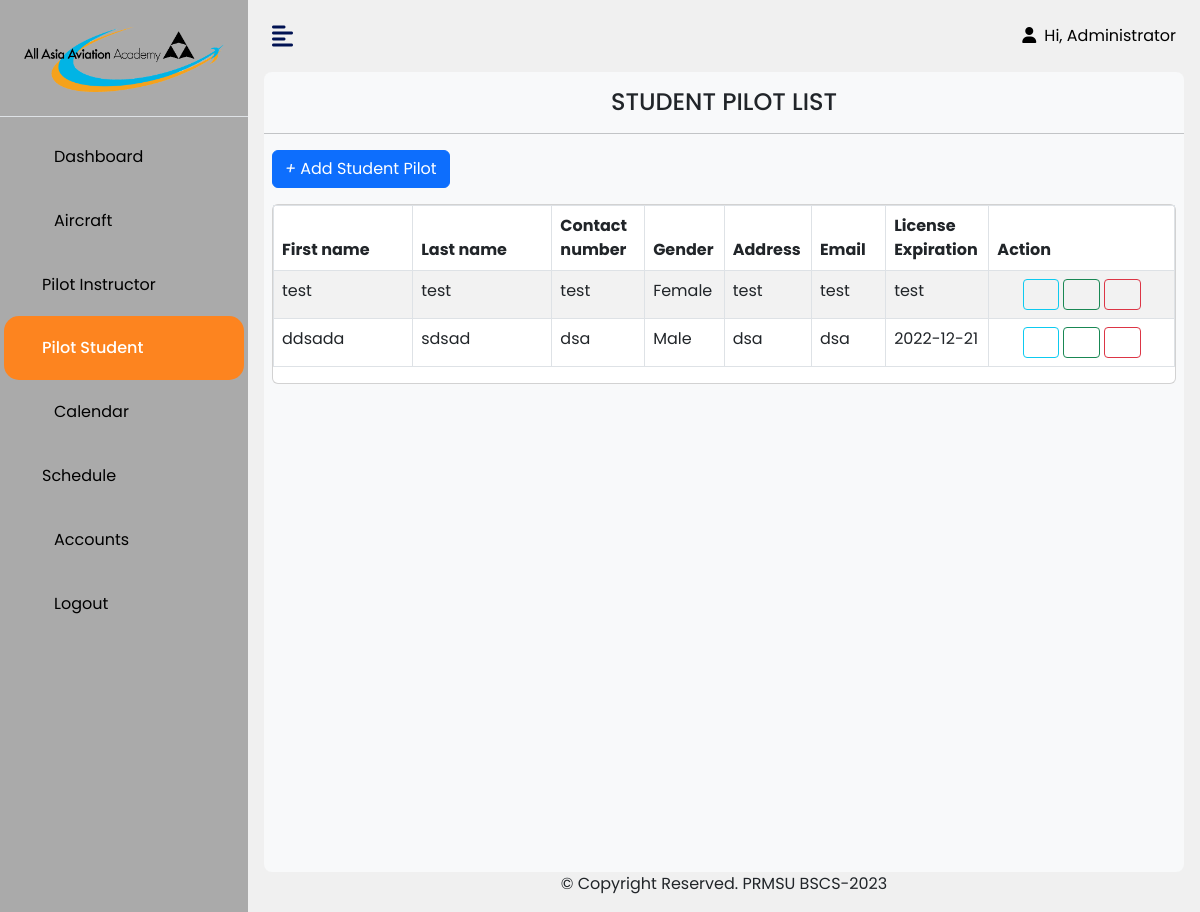
/admin/student.php (signed in), run on the app's committed database.
### tables this page shows
CREATE TABLE `student` (
  `id` int NOT NULL,
  `firstname` varchar(200) NOT NULL,
  `lastname` varchar(200) NOT NULL,
  `contact` varchar(200) NOT NULL,
  `gender` varchar(200) NOT NULL,
  `address` varchar(200) NOT NULL,
  `email` varchar(200) NOT NULL,
  `license` varchar(100) NOT NULL
);

### admin/student.php (the view, shortened to what this page needs)
<?php
include '../incAdmin/header.php';
?>
    <div class="d-flex" id="wrapper">
        <div class="bg-white" id="sidebar-wrapper">
            <div class="sidebar-heading text-center py-4 primary-text fs-4 fw-bold text-uppercase border-bottom">
                <img id="logo"src="../img/logo.png" alt="">
            </div>
            <div class="list-group list-group-flush my-2 mx-1">
                <a href="index.php" class="list-group-item list-group-item-action second-text "><i class="fa-duotone fa-house me-2"></i>Dashboard</a>
                <a href="aircraft.php" class="list-group-item list-group-item-action second-text "><i class="fa-duotone fa-plane-up me-2"></i>Aircraft</a>
                <a href="instructor.php" class="list-group-item list-group-item-action second-text "><i class="fa-duotone fa-user-pilot-tie me-2"></i>Pilot Instructor</a>
                <a href="student.php" class="list-group-item list-group-item-action second-text active "><i class="fa-duotone fa-user-pilot me-2"></i>Pilot Student</a>
                <a href="calendar.php" class="list-group-item list-group-item-action second-text "><i class="fa-duotone fa-calendar-days me-2"></i>Calendar</a>
                <a href="schedule.php" class="list-group-item list-group-item-action second-text "><i class="fa-duotone fa-calendar-lines-pen me-2"></i>Schedule</a>
                <a href="account.php" class="list-group-item list-group-item-action second-text "><i class="fa-duotone fa-users me-2"></i>Accounts</a>
                <a href="../logout.php" class="list-group-item list-group-item-action second-text "><i class="fa-duotone fa-right-from-bracket me-2"></i>Logout</a>
            </div>
        </div>
        <div id="page-content-wrapper">
            <nav class="navbar navbar-expand navbar-light bg-transparent py-4 px-4">
                <div class="d-flex align-items-center">
                    <i class="fas fa-align-left primary-text fs-4 me-3" id="menu-toggle"></i>
                </div>
                <div class="collapse navbar-collapse" id="navbarSupportedContent">
                    <ul class="navbar-nav ms-auto mb-2 mb-lg-0 text-light">
                            <a style="color:black;"><i class="fas fa-user me-2"></i>Hi, <?php echo $_SESSION['admin_name'] ?></a>
                    </ul>
                </div>
            </nav>
<div class="table-responsive mx-3 bg-light py-3 rounded-3 vh-100">
        <center>
            <h4>STUDENT PILOT LIST</h4>
        </center>
        <hr>
        <button type="button" id="addStudent" class="btn btn-primary mb-3 ms-2" data-bs-toggle="modal" data-bs-target="#studentModal"><i class="fa-duotone fa-plus"></i> Add Student Pilot</button>
        <div class="card mx-2">
        <table id="myTable" class="table table-striped table-bordered">
            <thead>
                <tr>
                    <th width="15%">First name</th>
                    <th width="15%">Last name</th>
                    <th width="10%">Contact number</th>
                    <th width="8%">Gender</th>
                    <th width="8%">Address</th>
                    <th width="8%">Email</th>
                    <th width="10%">License Expiration</th>
                    <th width="20%">Action</th>
                </tr>
            </thead>
            <tbody>
                <?php
                require '../conn.php';
                $query = "SELECT * FROM student";
                $query_run = mysqli_query($conn, $query);
                if(mysqli_num_rows($query_run) > 0)
                {
                    foreach($query_run as $student)
                    {
                        ?>
                        <tr>
                            <td data-label="First name"><?= $student['firstname'] ?></td>
                            <td data-label="Last name"><?= $student['lastname'] ?></td>
                            <td data-label="Contact number"><?= $student['contact'] ?></td>
                            <td data-label="Gender"><?= $student['gender'] ?></td>
                            <td data-label="Address"><?= $student['address'] ?></td>
                            <td data-label="Email"><?= $student['email'] ?></td>
                            <td data-label="License Expiration"><?= $student['license'] ?></td>
                            <td>
                                <center>
                                <button type="button" value="<?=$student['id'];?>" class="viewStudent btn btn-outline-info btn-sm"><i class="fa-duotone fa-eye mx-1"></i></button>
                                <button type="button" value="<?=$student['id'];?>" class="editStudent btn btn-outline-success btn-sm"><i class="fa-duotone fa-pen-to-square mx-1"></i></button>
                                <button type="button" value="<?=$student['id'];?>" class="delStudent btn btn-outline-danger btn-sm"><i class="fa-duotone fa-trash mx-1"></i></button>
                                </center>
                            </td>
                        </tr>
                        <?php
                        }
                    }
                    ?>
                    </tbody>
                </table>
        </div>
            </div>
            <div class="container-fluid px-4">
                <footer>
                    <center>
                        <p class="text-dark">&copy; Copyright Reserved. PRMSU BSCS-2023</p>
                    </center>
                </footer>
            </div>
        </div>
    </div>
    <?php
include '../incAdmin/footer.php';
?>

### css/admin.css (style rules this page uses)
:root { --main-bg-color: #001253; --main-text-color: #001253; --second-text-color: #000000; --second-bg-color: #FD841F; --third-text-color: #ffffff; }
.primary-text { color: var(--main-text-color); }
.second-text { color: var(--second-text-color); }
* { margin: 0; padding: 0; box-sizing: border-box; font-family: 'Poppins', sans-serif; }
#wrapper { overflow-x: hidden; background-image: linear-gradient( to right, #f0f0f0, #f0f0f0 ); }
#sidebar-wrapper { background-image: linear-gradient( to right, #aaaaaa,#aaaaaa ); min-height: 100vh; margin-left: -16rem; -webkit-transition: margin 0.25s ease-out; -moz-transition: margin 0.25s ease-out; -o-transition: margin 0.25s ease-out; transition: margin 0.25s ease-out; }
#sidebar-wrapper .sidebar-heading { padding: 0.875rem 1.25rem; font-size: 1.2rem; }
#sidebar-wrapper .list-group { width: 15rem; }
#page-content-wrapper { min-width: 100vw; }
#menu-toggle { cursor: pointer; }
.list-group-item { border: none; padding: 20px 30px; }
.list-group.list-group-flush.my-2.mx-1 { --bs-list-group-bg: ; }
.list-group-item.active { background-color: var(--second-bg-color); color: var(--third-text-color); font-weight:500; border: none; border-radius: 15px; }
#logo { width: 200px; }
@media (min-width: 768px) { #sidebar-wrapper { margin-left: 0; } }
@media (min-width: 768px) { #page-content-wrapper { min-width: 0; width: 100%; } }
a i.fas.fa-user.me-2 { color: black; }

### data on the page
student: firstname "test", lastname "test", contact "test", gender "Female", address "test", email "test", license "test", $student['id'] 2 (drawn)
student: firstname "ddsada", lastname "sdsad", contact "dsa", gender "Male", address "dsa", email "dsa", license "2022-12-21", $student['id'] 3 (drawn)

### other printed values
$_SESSION['admin_name'] "Administrator"
